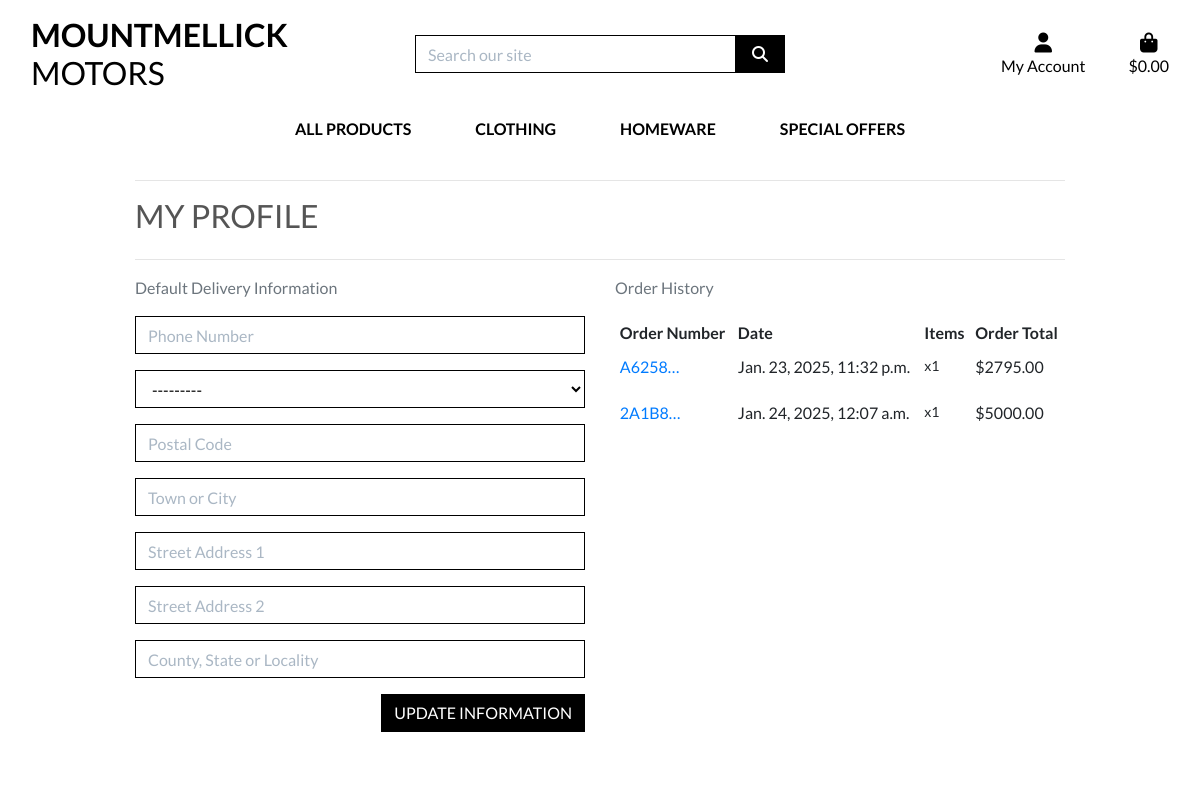
/profile/ (signed in), run on the app's committed database.
### profiles/models.py (models this page shows, shortened)
class UserProfile(models.Model):
    user = models.OneToOneField(User, on_delete=models.CASCADE)
    default_phone_number = models.CharField(max_length=20, null=True, blank=True)
    default_country = CountryField(blank_label='Country *', null=True, blank=True)
    default_postcode = models.CharField(max_length=20, null=True, blank=True)
    default_town_or_city = models.CharField(max_length=40, null=True, blank=True)
    default_street_address1 = models.CharField(max_length=80, null=True, blank=True)
    default_street_address2 = models.CharField(max_length=80, null=True, blank=True)
    default_county = models.CharField(max_length=80, null=True, blank=True)

### checkout/models.py (models this page shows, shortened)
class Order(models.Model):
    order_number = models.CharField(max_length=32, null=False, editable=False)
    user_profile = models.ForeignKey(UserProfile, on_delete=models.SET_NULL,
                                     null=True, blank=True, related_name='orders')
    full_name = models.CharField(max_length=50, null=False, blank=False)
    email = models.EmailField(max_length=254, null=False, blank=False)
    phone_number = models.CharField(max_length=20, null=False, blank=False)
    country = CountryField(blank_label='Country *', null=False, blank=False)
    postcode = models.CharField(max_length=20, null=True, blank=True)
    town_or_city = models.CharField(max_length=40, null=False, blank=False)
    street_address1 = models.CharField(max_length=80, null=False, blank=False)
    street_address2 = models.CharField(max_length=80, null=True, blank=True)
    county = models.CharField(max_length=80, null=True, blank=True)
    date = models.DateTimeField(auto_now_add=True)
    delivery_cost = models.DecimalField(max_digits=6, decimal_places=2, null=False, default=0)
    order_total = models.DecimalField(max_digits=10, decimal_places=2, null=False, default=0)
    grand_total = models.DecimalField(max_digits=10, decimal_places=2, null=False, default=0)
    original_bag = models.TextField(null=False, blank=False, default='')
    stripe_pid = models.CharField(max_length=254, null=False, blank=False, default='')

class OrderLineItem(models.Model):
    order = models.ForeignKey(Order, null=False, blank=False, on_delete=models.CASCADE, related_name='lineitems')
    product = models.ForeignKey(Stock, null=False, blank=False, on_delete=models.CASCADE)
    quantity = models.IntegerField(null=False, blank=False, default=0)
    lineitem_total = models.DecimalField(max_digits=6, decimal_places=2, null=False, blank=False, editable=False)

### profiles/views.py (the view)
# urls.py: path('profile/', include('profiles.urls')),
@login_required
def profile(request):
    profile = get_object_or_404(UserProfile, user=request.user)
    if request.method == 'POST':
        form = UserProfileForm(request.POST, instance=profile)
        if form.is_valid():
            form.save()
            messages.success(request, 'Profile updated successfully')
    form = UserProfileForm(instance=profile)
    orders = profile.orders.all()
    template = 'profiles/profile.html'
    context = {
        'form': form,
        'orders': orders,
        'on_profile_page': True
    }
    return render(request, template, context)

### profiles/forms.py
class UserProfileForm(forms.ModelForm):
    class Meta:
        model = UserProfile
        exclude = ('user',)
    def __init__(self, *args, **kwargs):
        super().__init__(*args, **kwargs)
        placeholders = {
            'default_phone_number': 'Phone Number',
            'default_postcode': 'Postal Code',
            'default_town_or_city': 'Town or City',
            'default_street_address1': 'Street Address 1',
            'default_street_address2': 'Street Address 2',
            'default_county': 'County, State or Locality',
        }
        self.fields['default_phone_number'].widget.attrs['autofocus'] = True
        for field in self.fields:
            if field != 'default_country':
                if self.fields[field].required:
                    placeholder = f'{placeholders[field]} *'
                else:
                    placeholder = placeholders[field]
                self.fields[field].widget.attrs['placeholder'] = placeholder
            self.fields[field].widget.attrs['class'] = 'border-black rounded-0 profile-form-input'
            self.fields[field].label = False

### bag/contexts.py (called while the page is built, shortened)
def bag_contents(request):
    bag_items = []
    total = 0
    stock_count = 0
    bag = request.session.get('bag', {})
    if total < settings.FREE_DELIVERY_THRESHOLD:
        delivery = total * Decimal(settings.STANDARD_DELIVERY_PERCENTAGE / 100)
        free_delivery_delta = settings.FREE_DELIVERY_THRESHOLD - total
    else:
        delivery = 0
        free_delivery_delta = 0
    grand_total = delivery + total
    context = {
        'bag_items': bag_items,
        'total': total,
        'stock_count': stock_count,
        'delivery': delivery,
        'free_delivery_delta': free_delivery_delta,
        'free_delivery_threshold': settings.FREE_DELIVERY_THRESHOLD,
        'grand_total': grand_total,
    }
    return context

### profiles/templates/profiles/profile.html (shortened to what this page needs)
{% extends "base.html" %}
{% load static %}
{% block extra_css %}
    <link rel="stylesheet" href="{% static 'profiles/css/profile.css' %}">
{% endblock %}
{% block page_header %}
    <div class="container header-container">
    </div>
{% endblock %}
{% block content %}
    <div class="overlay"></div>
    <div class="container">
        <div class="row">
            <div class="col">
                <hr>
                <h2 class="logo-font mb-4">My Profile</h2>
                <hr>
            </div>
        </div>
        <div class="row">
            <div class="col-12 col-lg-6">
                <p class="text-muted">Default Delivery Information</p>
                <form class="mt-3" action="{% url 'profile' %}" method="POST" id="profile-update-form">
                    {{ form|crispy }}
                    <button class="btn btn-black rounded-0 text-uppercase float-right">Update Information</button>
                </form>
            </div>
            <div class="col-12 col-lg-6">
                <p class="text-muted">Order History</p>
                <div class="order-history table-responsive">
                    <table class="table table-sm table-borderless">
                        <thead>
                            <tr>
                                <th>Order Number</th>
                                <th>Date</th>
                                <th>Items</th>
                                <th>Order Total</th>
                            </tr>
                        </thead>
                        <tbody>
                            {% for order in orders %}
                                <tr>
                                    <td>
                                        <a href="{% url 'order_history' order.order_number %}"
                                        title="{{ order.order_number }}">
                                            {{ order.order_number|truncatechars:6 }}
                                        </a>
                                    </td>
                                    <td>{{ order.date }}</td>
                                    <td>
                                        <ul class="list-unstyled">
                                            {% for item in order.lineitems.all %}
                                                <li class="small">
                                                    {{ item.product.name }} x{{ item.quantity }}
                                                </li>
                                            {% endfor %}
                                        </ul>
                                    </td>
                                    <td>${{ order.grand_total }}</td>
                                </tr>
                            {% endfor %}
                        </tbody>
                    </table>
                </div>
            </div>
        </div>
{% endblock %}

### static/css/base.css (style rules this page uses)
html { height: 100%; }
body { background: url('/media/homepage_background_cropped.jpg') no-repeat center center fixed; background-size: cover; height: calc(100vh - 164px); color: #555; font-family: 'Lato'; }
.logo-font { text-transform: uppercase; }
.btn-black { background: black; color: white; }
.border-black { border: 1px solid black !important; }
.overlay { height: 100%; width: 100%; top: 0; left: 0; position: fixed; background: white; z-index: -1; }
@media (min-width: 1200px) { .container { max-width: 80%; } }
@media (min-width: 992px) { .header-container { padding-top: 164px; } }

### profiles/static/profiles/css/profile.css (style rules this page uses)
.order-history { max-height: 416px; overflow-y: auto; }
#profile-update-form .form-control { color: #000; }
#profile-update-form input::placeholder { color: #aab7c4; }
#id_default_country, #id_default_country option:not(:first-child) { color: #000; }
#id_default_country option:first-child { color: #aab7c4; }

### data on the page
UserProfile: default_country "---------"
Order: order_number "A6258…", date "Jan. 23, 2025, 11:32 p.m.", grand_total "2795.00"
OrderLineItem: quantity "1"
Order: order_number "2A1B8…", date "Jan. 24, 2025, 12:07 a.m.", grand_total "5000.00"
OrderLineItem: quantity "1"
